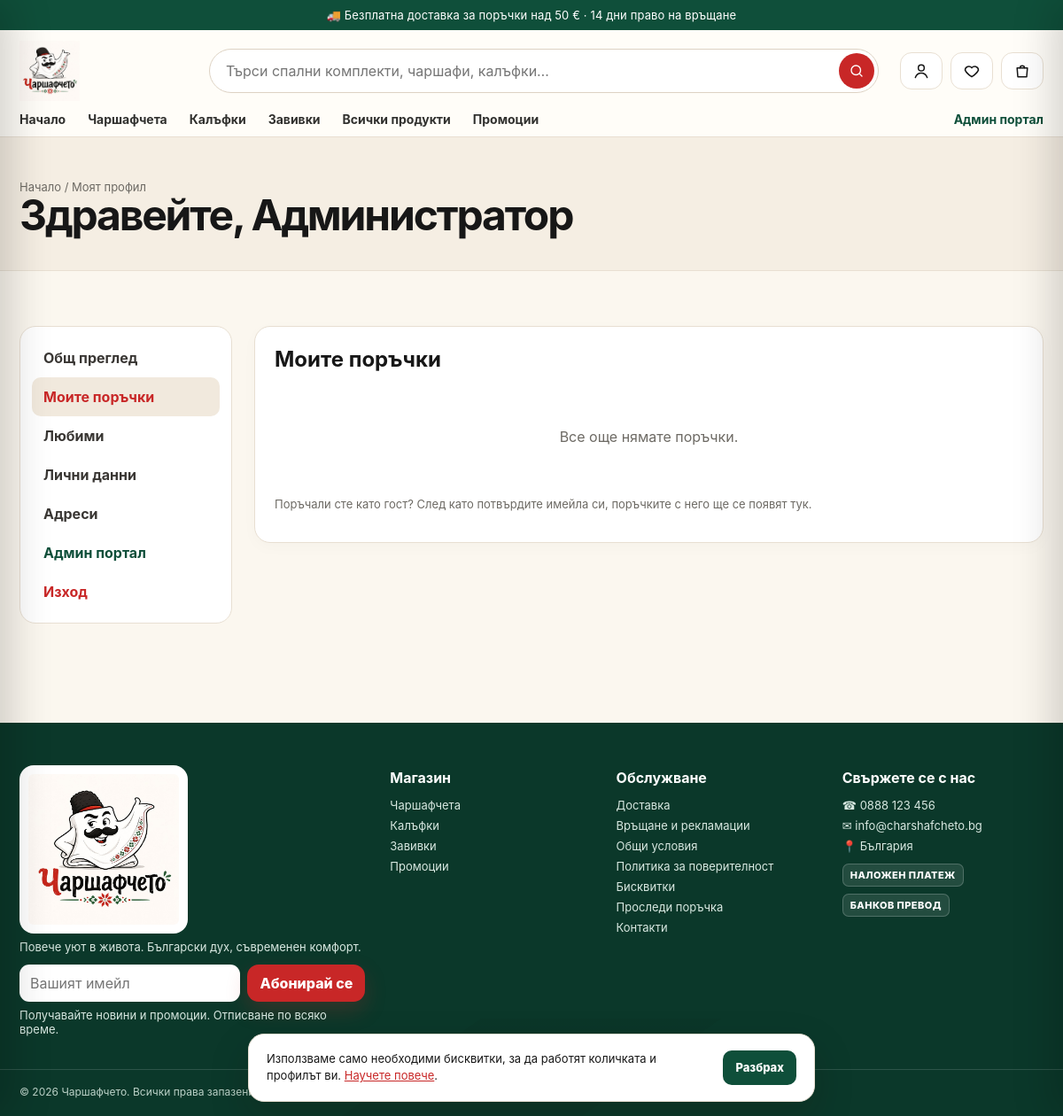
The page /account/orders/ (signed in) on the database its author committed.
### core/models.py (models this page shows, shortened)
class SiteSettings(models.Model):
    CURRENCY_CHOICES = [("EUR", "EUR (€)"), ("BGN", "BGN (лв.)")]
    store_name = models.CharField("име на магазина", max_length=80, default="Чаршафчето")
    tagline = models.CharField("слоган", max_length=160, default="Повече уют в живота")
    announcement = models.CharField(
        "лента с обява",
        max_length=200,
        blank=True,
        default="🚚 Безплатна доставка за поръчки над 50 € · 14 дни право на връщане",
    )
    currency = models.CharField("валута", max_length=3, choices=CURRENCY_CHOICES, default="EUR")
    show_secondary_currency = models.BooleanField(
        "показвай и цена в лева", default=True, help_text="Двойно обозначаване EUR / BGN по фиксирания курс."
    )
    free_shipping_threshold = models.DecimalField(
        "безплатна доставка над", max_digits=10, decimal_places=2, default=Decimal("50.00")
    )
    vat_rate = models.DecimalField("ДДС %", max_digits=5, decimal_places=2, default=Decimal("20.00"))
    prices_include_vat = models.BooleanField("цените са с ДДС", default=True)
    low_stock_threshold = models.PositiveIntegerField("праг за ниска наличност", default=5)
    contact_email = models.EmailField("имейл за контакт", default="info@charshafcheto.bg")
    orders_email = models.EmailField("имейл за известия за поръчки", default="orders@charshafcheto.bg")
    contact_phone = models.CharField("телефон", max_length=40, default="0888 123 456")
    address = models.CharField("адрес", max_length=200, default="България")
    company_name = models.CharField("фирма", max_length=120, blank=True)
    company_eik = models.CharField("ЕИК", max_length=20, blank=True)
    bank_iban = models.CharField("IBAN за банков превод", max_length=40, blank=True)
    bank_name = models.CharField("банка", max_length=80, blank=True)
    facebook_url = models.URLField(blank=True)
    instagram_url = models.URLField(blank=True)
    meta_description = models.CharField(
        "SEO описание",
        max_length=300,
        default="Спални комплекти, чаршафи, калъфки и завивки с български дух.",
    )
    updated_at = models.DateTimeField(auto_now=True)
    CACHE_KEY = "site_settings"
    class Meta:
        verbose_name = "настройки на магазина"
        verbose_name_plural = "настройки на магазина"
    @classmethod
    def load(cls):
        obj = cache.get(cls.CACHE_KEY)
        if obj is None:
            obj, _ = cls.objects.get_or_create(pk=1)
            cache.set(cls.CACHE_KEY, obj, 300)
        return obj

class Page(models.Model):
    title = models.CharField("заглавие", max_length=120)
    slug = models.SlugField(unique=True, allow_unicode=True)
    body = models.TextField("съдържание", help_text="Позволен е обикновен HTML.")
    show_in_footer = models.BooleanField("в долното меню", default=True)
    order = models.PositiveIntegerField(default=0)
    updated_at = models.DateTimeField(auto_now=True)
    class Meta:
        ordering = ["order", "title"]
        verbose_name = "страница"
        verbose_name_plural = "страници"
    def get_absolute_url(self):
        from django.urls import reverse
        return reverse("core:page", args=[self.slug])

### catalog/models.py (models this page shows, shortened)
class Category(models.Model):
    name = models.CharField("име", max_length=100)
    slug = models.SlugField(unique=True, max_length=120, blank=True)
    parent = models.ForeignKey(
        "self", null=True, blank=True, on_delete=models.SET_NULL, related_name="children", verbose_name="родител"
    )
    tagline = models.CharField("подзаглавие", max_length=160, blank=True)
    description = models.TextField("описание", blank=True)
    image = models.ImageField("изображение", upload_to="categories/", blank=True)
    is_active = models.BooleanField("активна", default=True)
    show_in_menu = models.BooleanField("в главното меню", default=True)
    position = models.PositiveIntegerField("подредба", default=0)
    class Meta:
        ordering = ["position", "name"]
        verbose_name = "категория"
        verbose_name_plural = "категории"
    def get_absolute_url(self):
        return reverse("catalog:category", args=[self.slug])

### accounts/models.py (models this page shows, shortened)
class User(AbstractUser):
    username = None
    email = models.EmailField("имейл", unique=True)
    phone = models.CharField("телефон", max_length=32, blank=True)
    marketing_consent = models.BooleanField("съгласие за маркетинг", default=False)
    email_verified = models.BooleanField("потвърден имейл", default=False)
    USERNAME_FIELD = "email"
    REQUIRED_FIELDS = []
    objects = UserManager()
    class Meta:
        verbose_name = "потребител"
        verbose_name_plural = "потребители"

### accounts/views.py (the view)
# urls.py: path("orders/", views.orders, name="orders"),
@login_required
def orders(request):
    return render(request, "accounts/orders.html", {
        "tab": "orders",
        "orders": request.user.orders.prefetch_related("items"),
    })

### cart/cart.py (called while the page is built)
    def __len__(self):
        return sum(self.data.values())

    @property
    def count(self):
        return len(self)

### core/context_processors.py (called while the page is built)
def store(request):
    if request.path.startswith(("/static/", "/media/")):
        return {}
    wishlist_ids = set()
    if request.user.is_authenticated:
        wishlist_ids = set(WishlistItem.objects.filter(user=request.user).values_list("product_id", flat=True))
    else:
        wishlist_ids = set(request.session.get("wishlist", []))
    return {
        "store": SiteSettings.load(),
        "cart": Cart(request),
        "wishlist_ids": wishlist_ids,
        "menu_categories": Category.objects.filter(is_active=True, show_in_menu=True, parent__isnull=True),
        "footer_pages": Page.objects.filter(show_in_footer=True),
        "card_payments_enabled": bool(settings.STRIPE_SECRET_KEY),
        "SITE_URL": settings.SITE_URL,
    }

### templates/accounts/orders.html
{% extends "accounts/_layout.html" %}
{% block panel %}
<div class="panel"><h2>Моите поръчки</h2>
  {% if orders %}{% include "accounts/_orders_table.html" %}{% else %}<div class="empty">Все още нямате поръчки.</div>{% endif %}
  <p class="small muted">Поръчали сте като гост? След като потвърдите имейла си, поръчките с него ще се появят тук.</p>
</div>
{% endblock %}

### templates/accounts/_layout.html (shortened to what this page needs)
{% extends "base.html" %}
{% block content %}
<section class="page-hero"><div class="shell"><nav class="crumb"><a href="{% url 'core:home' %}">Начало</a> / Моят профил</nav><h1>Здравейте, {{ user.first_name|default:user.email }}</h1></div></section>
<section class="section"><div class="shell account-layout">
  <aside class="side">
    <a href="{% url 'accounts:dashboard' %}" class="{% if tab == 'dashboard' %}active{% endif %}">Общ преглед</a>
    <a href="{% url 'accounts:orders' %}" class="{% if tab == 'orders' %}active{% endif %}">Моите поръчки</a>
    <a href="{% url 'catalog:wishlist' %}">Любими</a>
    <a href="{% url 'accounts:profile' %}" class="{% if tab == 'profile' %}active{% endif %}">Лични данни</a>
    <a href="{% url 'accounts:addresses' %}" class="{% if tab == 'addresses' %}active{% endif %}">Адреси</a>
    {% if user.is_staff %}<a href="{% url 'dashboard:home' %}" style="color:var(--green)">Админ портал</a>{% endif %}
    <form method="post" action="{% url 'accounts:logout' %}">{% csrf_token %}<button>Изход</button></form>
  </aside>
  <div>
    {% block panel %}{% endblock %}
  </div>
</div></section>
{% endblock %}

### templates/base.html (shortened to what this page needs)
{% load static store_tags %}<!doctype html>
<html lang="bg">
<head>
  <link rel="stylesheet" href="{% static 'css/store.css' %}">
</head>
<body>
{% if store.announcement %}<div class="announcement">{{ store.announcement }}</div>{% endif %}
<header class="header">
  <div class="shell">
    <div class="header-main">
      <a class="brand" href="{% url 'core:home' %}"><img src="{% static 'img/logo.png' %}" alt="{{ store.store_name }}" width="68" height="68"></a>
      <form class="search-wrap" action="{% url 'catalog:shop' %}" method="get" role="search">
        <input id="globalSearch" class="search" name="q" placeholder="Търси спални комплекти, чаршафи, калъфки…" value="{{ request.GET.q|default:'' }}" autocomplete="off">
        <button class="search-btn" aria-label="Търси"><svg class="i"><use href="#i-search"/></svg></button>
      </form>
      <div class="header-actions">
        <a class="icon-btn" href="{% url 'accounts:dashboard' %}" title="Моят профил" aria-label="Моят профил"><svg class="i"><use href="#i-user"/></svg></a>
        <a class="icon-btn" href="{% url 'catalog:wishlist' %}" title="Любими" aria-label="Любими" data-wishlist-link><svg class="i"><use href="#i-heart"/></svg></a>
        <a class="icon-btn" href="{% url 'cart:detail' %}" title="Количка" aria-label="Количка" data-cart-open><svg class="i"><use href="#i-bag"/></svg></a>
      </div>
    </div>
    <nav class="nav" aria-label="Основна навигация">
      <a href="{% url 'core:home' %}" {% if request.resolver_match.url_name == 'home' %}class="active"{% endif %}>Начало</a>
      {% for cat in menu_categories %}<a href="{{ cat.get_absolute_url }}" {% if current_category.pk == cat.pk %}class="active"{% endif %}>{{ cat.name }}</a>{% endfor %}
      <a href="{% url 'catalog:shop' %}" {% if request.resolver_match.url_name == 'shop' and not current_category %}class="active"{% endif %}>Всички продукти</a>
      <a href="{% url 'catalog:sale' %}" class="accent">Промоции</a>
      {% if user.is_staff %}<a href="{% url 'dashboard:home' %}" class="admin-link">Админ портал</a>{% endif %}
    </nav>
  </div>
</header>
<main id="main">{% block content %}{% endblock %}</main>
<footer class="footer">
  <div class="shell footer-grid">
    <div>
      <img class="footer-logo" src="{% static 'img/logo.png' %}" alt="{{ store.store_name }}" loading="lazy">
      <p>{{ store.tagline }}. Български дух, съвременен комфорт.</p>
      <form class="newsletter" method="post" action="{% url 'core:newsletter' %}">{% csrf_token %}
        <input id="nlEmail" type="email" name="email" placeholder="Вашият имейл" required>
        <button class="btn btn-primary">Абонирай се</button>
      </form>
      <p class="small">Получавайте новини и промоции. Отписване по всяко време.</p>
    </div>
    <div>
      <h4>Магазин</h4>
      {% for cat in menu_categories %}<a href="{{ cat.get_absolute_url }}">{{ cat.name }}</a>{% endfor %}
      <a href="{% url 'catalog:sale' %}">Промоции</a>
    </div>
    <div>
      <h4>Обслужване</h4>
      {% for page in footer_pages %}<a href="{{ page.get_absolute_url }}">{{ page.title }}</a>{% endfor %}
      <a href="{% url 'orders:track' %}">Проследи поръчка</a>
      <a href="{% url 'core:contact' %}">Контакти</a>
    </div>
    <div>
      <h4>Свържете се с нас</h4>
      <p>☎ <a href="tel:{{ store.contact_phone|cut:' ' }}" style="display:inline">{{ store.contact_phone }}</a></p>
      <p>✉ <a href="mailto:{{ store.contact_email }}" style="display:inline">{{ store.contact_email }}</a></p>
      <p>📍 {{ store.address }}</p>
      <div class="pay-icons" aria-label="Методи на плащане"><span>НАЛОЖЕН ПЛАТЕЖ</span>{% if card_payments_enabled %}<span>VISA</span><span>MASTERCARD</span>{% endif %}<span>БАНКОВ ПРЕВОД</span></div>
    </div>
  </div>
  <div class="shell copyright">© {% now "Y" %} {{ store.company_name|default:store.store_name }}{% if store.company_eik %} · ЕИК {{ store.company_eik }}{% endif %}. Всички права запазени.</div>
</footer>
<div class="cookie-bar hidden" id="cookieBar" role="dialog" aria-label="Бисквитки">
  <p>Използваме само необходими бисквитки, за да работят количката и профилът ви. <a href="{% url 'core:page' 'biskvitki' %}">Научете повече</a>.</p>
  <button class="btn btn-green btn-small" type="button" data-cookie-ok>Разбрах</button>
</div>
</body>
</html>

### rows shown on the page
SiteSettings: announcement "🚚 Безплатна доставка за поръчки над 50 € · 14 дни право на връщане", tagline "Повече уют в живота", contact_phone "0888 123 456", contact_email "info@charshafcheto.bg", address "България", company_name "Чаршафчето"
Category: name "Чаршафчета"
Category: name "Калъфки"
Category: name "Завивки"
User: first_name "Администратор"
Page: title "Доставка"
Page: title "Връщане и рекламации"
Page: title "Общи условия"
Page: title "Политика за поверителност"
Page: title "Бисквитки"
